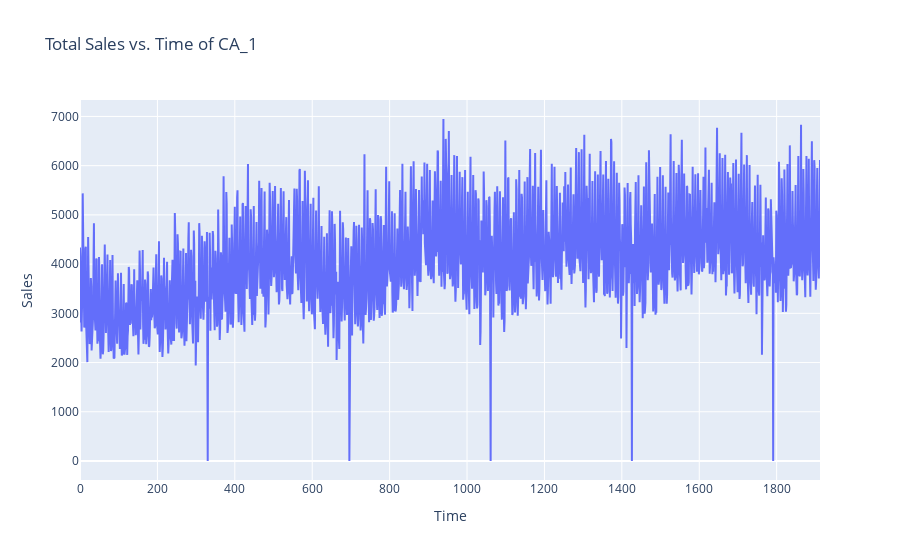

Notebook code for this chart:
### Code cell
store_sales("CA_1")

### Figure 1 — Plotly figure (JSON) as saved in the notebook; plotly's stock layout.template omitted (floating-point values rounded to 4 significant figures; data arrays with more than 128 entries replaced by an {"elided": "..."} marker saying what was removed)
{"data": [{"name": "CA_1", "type": "scatter", "x": {"elided": "1913 int values"}, "y": {"elided": "1913 int values"}}], "layout": {"title": {"text": "Total Sales vs. Time of CA_1"}, "xaxis": {"title": {"text": "Time"}}, "yaxis": {"title": {"text": "Sales"}}}}
